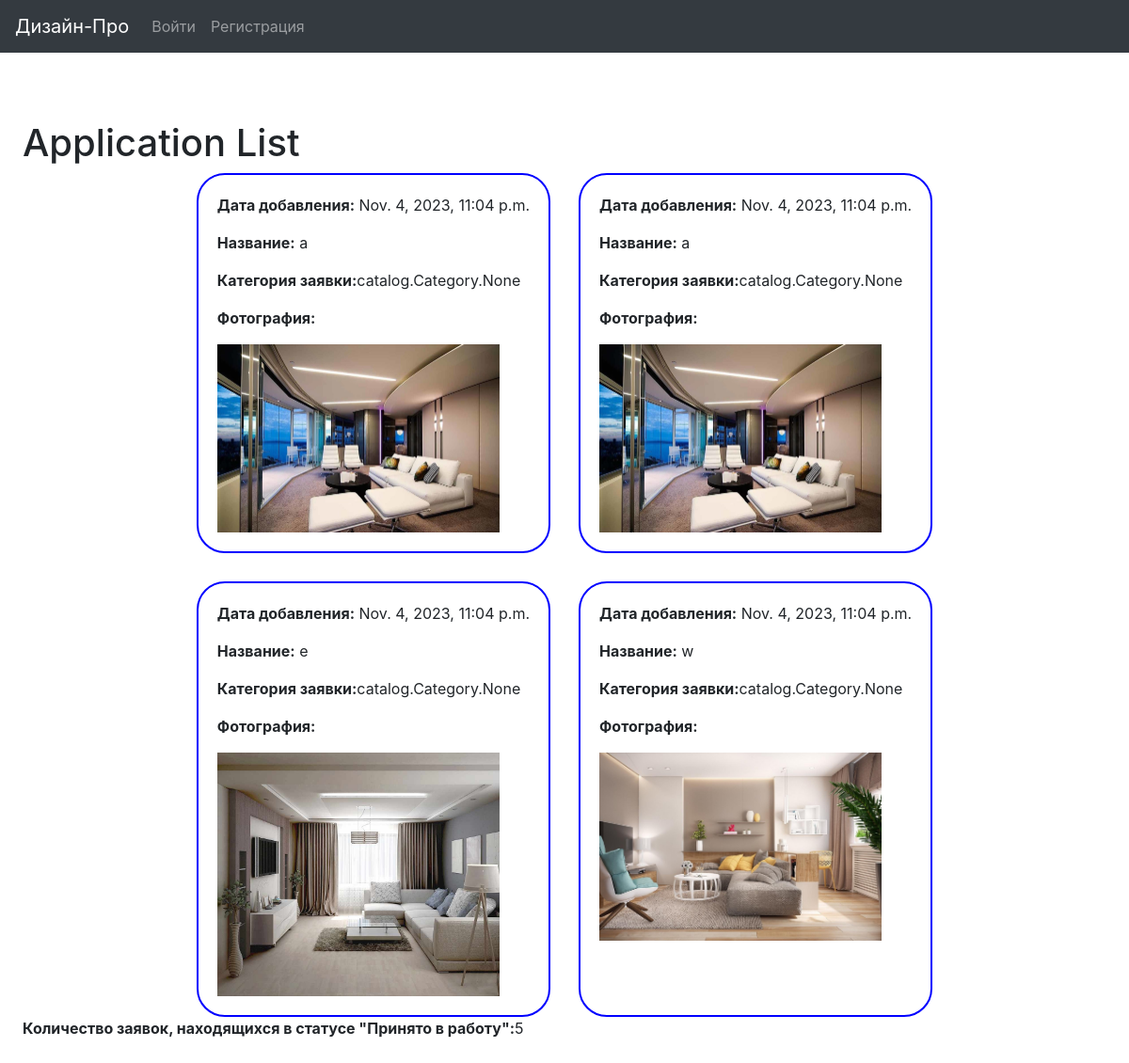
The page / on the database its author committed.
### catalog/models.py (models this page shows, shortened)
class Application(models.Model):
    STATUS_CHOICES = [
        ('new', 'new'),
        ('accepted', 'accepted'),
        ('done', 'done')
    ]
    def validate_image(fieldfile_obj):
        filesize = fieldfile_obj.file.size
        megabyte_limit = 2.0
        if filesize > megabyte_limit * 1024 * 1024:
            raise ValidationError("Max file size is %sMB" % str(megabyte_limit))
    title = models.CharField(max_length=200)
    description = models.TextField(max_length=1000, help_text="Enter a brief description of the application")
    category = models.ManyToManyField(Category, help_text="Select a genre for this application")
    photo_file = models.ImageField(max_length=254, upload_to=get_name_file, blank=True, null=True, validators=[
        FileExtensionValidator(allowed_extensions=['png', 'jpg', 'jpeg', 'bmp']), validate_image])
    status = models.CharField(max_length=254, verbose_name='Статус', choices=STATUS_CHOICES, default='new')
    date = models.DateTimeField(verbose_name='Дата добавления', auto_now_add=True)
    user = models.ForeignKey(AuthUser, verbose_name='Пользователь', on_delete=models.CASCADE)
    def display_category(self):
        return ', '.join([category.name for category in self.category.all()[:3]])
    display_category.short_description = 'Category'

### catalog/views.py (the view)
# urls.py: path('', views.ApplicationListView.as_view(), name='index'),
class ApplicationListView(generic.ListView):
    model = Application
    template_name = 'index.html'
    context_object_name = 'application_list'
    def get_queryset(self):
        return Application.objects.filter(status__exact='done').order_by('-date')[:4]
    def get_context_data(self, **kwargs):
        context = super().get_context_data(**kwargs)
        context['num_AcceptedForWork'] = Application.objects.filter(status__exact='accepted').count()
        return context

### catalog/templates/index.html
{% extends "base.html" %}
{%load static%}
{% block content %}
<h1>Application List</h1>
<div class="appllist">
    {% if application_list %}
        {% for application in application_list %}
        <div class="applstyl">
            <p><strong>Дата добавления:</strong> {{ application.date }}</p>
            <p><strong>Название:</strong> {{ application.title }}</p>
            <p><strong>Категория заявки:</strong>{{ application.category }}
            </p>
            <p><strong>Фотография:</strong></p>
            <img src="{{application.photo_file.url}}" width=300px>
        </div>
        {% endfor %}
    {% else %}
    <p>There are no applications in the library.</p>
    {% endif %}
</div>
<p><b>Количество заявок, находящихся в статусе "Принято в работу":</b>{{num_AcceptedForWork}}</p>
{% endblock %}

### catalog/templates/base.html (shortened to what this page needs)
<!DOCTYPE html>
<html lang="ru">
<head>
    {% load static %}
    <link rel="stylesheet" href="{% static 'css/bootstrap.min.css' %}">
    <link rel="stylesheet" href="{% static 'css/main.css' %}">
</head>
<body>
<div>
    <div>
        <div>
            <nav class="navbar navbar-expand-md navbar-dark bg-dark fixed-top">
                <a class="navbar-brand" href="{% url 'index'%}">Дизайн-Про</a>
                <div class="collapse navbar-collapse" id="navbarsExampleDefault">
                    {% block sidebar %}
                    <ul class="navbar-nav">
                        {% if user.is_authenticated %}
                        <li class="nav-item">
                            <a class="nav-link" href="{% url 'logout'%}?next={{ request.path }}">Выйти ({{user.username}})</a>
                        </li>
                        {% else %}
                        <li class="nav-item">
                            <a class="nav-link" href="{% url 'login' %}?next={{ request.path }}">Войти</a>
                        </li>
                        <li class="nav-item">
                            <a class="nav-link" href="{% url 'register'%}">Регистрация</a>
                        </li>
                        {% endif %}
                    </ul>
                    {% endblock %}
                </div>
            </nav>
        </div>
        <div class="starter-template">
            {% block content %}{% endblock %}
        </div>
    </div>
</div>
</body>
</html>

### catalog/static/css/main.css (style rules this page uses)
body { padding-top: 5rem; }
.starter-template { padding: 3rem 1.5rem }
.applstyl { display: inline-block; border: 2px solid blue; border-radius: 30px; padding: 20px; }
.appllist { display: flex; flex-wrap: wrap; gap: 30px; justify-content: center; }

### rows shown on the page
Application: date "Nov. 4, 2023, 11:04 p.m.", title "a", category "catalog.Category.None", photo_file (picture)
Application: date "Nov. 4, 2023, 11:04 p.m.", title "a", category "catalog.Category.None", photo_file (picture)
Application: date "Nov. 4, 2023, 11:04 p.m.", title "e", category "catalog.Category.None", photo_file (picture)
Application: date "Nov. 4, 2023, 11:04 p.m.", title "w", category "catalog.Category.None", photo_file (picture)

### other values the page prints
{{ num_AcceptedForWork }} "5"
